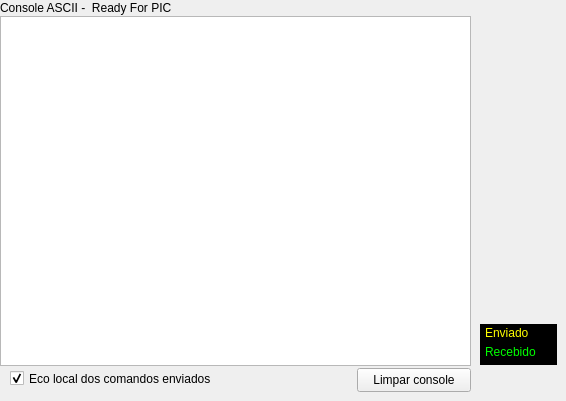
    <widget class="QWidget" name="tabTerminal">
     <attribute name="title">
      <string>Terminal</string>
     </attribute>
     <widget class="QCheckBox" name="chkEcoLocal">
      <property name="geometry">
       <rect>
        <x>10</x>
        <y>370</y>
        <width>255</width>
        <height>17</height>
       </rect>
      </property>
      <property name="text">
       <string>Eco local dos comandos enviados</string>
      </property>
      <property name="checked">
       <bool>true</bool>
      </property>
     </widget>
     <widget class="QPushButton" name="btLimparConsole">
      <property name="geometry">
       <rect>
        <x>357</x>
        <y>368</y>
        <width>114</width>
        <height>24</height>
       </rect>
      </property>
      <property name="text">
       <string>Limpar console</string>
      </property>
     </widget>
     <widget class="QLabel" name="label_4">
      <property name="geometry">
       <rect>
        <x>0</x>
        <y>0</y>
        <width>207</width>
        <height>16</height>
       </rect>
      </property>
      <property name="text">
       <string>Console ASCII -  Ready For PIC</string>
      </property>
     </widget>
     <widget class="QListView" name="listView_2">
      <property name="geometry">
       <rect>
        <x>0</x>
        <y>16</y>
        <width>471</width>
        <height>350</height>
       </rect>
      </property>
     </widget>
     <widget class="QFrame" name="frame">
      <property name="geometry">
       <rect>
        <x>480</x>
        <y>324</y>
        <width>77</width>
        <height>41</height>
       </rect>
      </property>
      <property name="styleSheet">
       <string notr="true">background-color: rgb(0, 0, 0);</string>
      </property>
      <widget class="QLabel" name="label_7">
       <property name="geometry">
        <rect>
         <x>5</x>
         <y>20</y>
         <width>70</width>
         <height>16</height>
        </rect>
       </property>
       <property name="palette">
        <palette>
         <active>
          <colorrole role="WindowText">
           <brush brushstyle="SolidPattern">
            <color alpha="255">
             <red>0</red>
             <green>255</green>
             <blue>0</blue>
            </color>
           </brush>
          </colorrole>
          <colorrole role="Button">
           <brush brushstyle="SolidPattern">
            <color alpha="255">
             <red>0</red>
             <green>0</green>
             <blue>0</blue>
            </color>
           </brush>
          </colorrole>
          <colorrole role="Base">
           <brush brushstyle="SolidPattern">
            <color alpha="255">
             <red>0</red>
             <green>0</green>
             <blue>0</blue>
            </color>
           </brush>
          </colorrole>
          <colorrole role="Window">
           <brush brushstyle="SolidPattern">
            <color alpha="255">
             <red>0</red>
             <green>0</green>
             <blue>0</blue>
            </color>
           </brush>
          </colorrole>
         </active>
         <inactive>
          <colorrole role="WindowText">
           <brush brushstyle="SolidPattern">
            <color alpha="255">
             <red>0</red>
             <green>255</green>
             <blue>0</blue>
            </color>
           </brush>
          </colorrole>
          <colorrole role="Button">
           <brush brushstyle="SolidPattern">
            <color alpha="255">
             <red>0</red>
             <green>0</green>
             <blue>0</blue>
            </color>
           </brush>
          </colorrole>
          <colorrole role="Base">
           <brush brushstyle="SolidPattern">
            <color alpha="255">
             <red>0</red>
             <green>0</green>
             <blue>0</blue>
            </color>
           </brush>
          </colorrole>
          <colorrole role="Window">
           <brush brushstyle="SolidPattern">
            <color alpha="255">
             <red>0</red>
             <green>0</green>
             <blue>0</blue>
            </color>
           </brush>
          </colorrole>
         </inactive>
         <disabled>
          <colorrole role="WindowText">
           <brush brushstyle="SolidPattern">
            <color alpha="127">
             <red>255</red>
             <green>255</green>
             <blue>255</blue>
            </color>
           </brush>
          </colorrole>
          <colorrole role="Button">
           <brush brushstyle="SolidPattern">
            <color alpha="255">
             <red>0</red>
             <green>0</green>
             <blue>0</blue>
            </color>
           </brush>
          </colorrole>
          <colorrole role="Base">
           <brush brushstyle="SolidPattern">
            <color alpha="255">
             <red>0</red>
             <green>0</green>
             <blue>0</blue>
            </color>
           </brush>
          </colorrole>
          <colorrole role="Window">
           <brush brushstyle="SolidPattern">
            <color alpha="255">
             <red>0</red>
             <green>0</green>
             <blue>0</blue>
            </color>
           </brush>
          </colorrole>
         </disabled>
        </palette>
       </property>
       <property name="text">
        <string>Recebido</string>
       </property>
      </widget>
      <widget class="QLabel" name="label_6">
       <property name="geometry">
        <rect>
         <x>5</x>
         <y>1</y>
         <width>64</width>
         <height>16</height>
        </rect>
       </property>
       <property name="palette">
        <palette>
         <active>
          <colorrole role="WindowText">
           <brush brushstyle="SolidPattern">
            <color alpha="255">
             <red>255</red>
             <green>255</green>
             <blue>0</blue>
            </color>
           </brush>
          </colorrole>
          <colorrole role="Button">
           <brush brushstyle="SolidPattern">
            <color alpha="255">
             <red>0</red>
             <green>0</green>
             <blue>0</blue>
            </color>
           </brush>
          </colorrole>
          <colorrole role="Base">
           <brush brushstyle="SolidPattern">
            <color alpha="255">
             <red>0</red>
             <green>0</green>
             <blue>0</blue>
            </color>
           </brush>
          </colorrole>
          <colorrole role="Window">
           <brush brushstyle="SolidPattern">
            <color alpha="255">
             <red>0</red>
             <green>0</green>
             <blue>0</blue>
            </color>
           </brush>
          </colorrole>
         </active>
         <inactive>
          <colorrole role="WindowText">
           <brush brushstyle="SolidPattern">
            <color alpha="255">
             <red>255</red>
             <green>255</green>
             <blue>0</blue>
            </color>
           </brush>
          </colorrole>
          <colorrole role="Button">
           <brush brushstyle="SolidPattern">
            <color alpha="255">
             <red>0</red>
             <green>0</green>
             <blue>0</blue>
            </color>
           </brush>
          </colorrole>
          <colorrole role="Base">
           <brush brushstyle="SolidPattern">
            <color alpha="255">
             <red>0</red>
             <green>0</green>
             <blue>0</blue>
            </color>
           </brush>
          </colorrole>
          <colorrole role="Window">
           <brush brushstyle="SolidPattern">
            <color alpha="255">
             <red>0</red>
             <green>0</green>
             <blue>0</blue>
            </color>
           </brush>
          </colorrole>
         </inactive>
         <disabled>
          <colorrole role="WindowText">
           <brush brushstyle="SolidPattern">
            <color alpha="127">
             <red>255</red>
             <green>255</green>
             <blue>255</blue>
            </color>
           </brush>
          </colorrole>
          <colorrole role="Button">
           <brush brushstyle="SolidPattern">
            <color alpha="255">
             <red>0</red>
             <green>0</green>
             <blue>0</blue>
            </color>
           </brush>
          </colorrole>
          <colorrole role="Base">
           <brush brushstyle="SolidPattern">
            <color alpha="255">
             <red>0</red>
             <green>0</green>
             <blue>0</blue>
            </color>
           </brush>
          </colorrole>
          <colorrole role="Window">
           <brush brushstyle="SolidPattern">
            <color alpha="255">
             <red>0</red>
             <green>0</green>
             <blue>0</blue>
            </color>
           </brush>
          </colorrole>
         </disabled>
        </palette>
       </property>
       <property name="text">
        <string>Enviado</string>
       </property>
      </widget>
     </widget>
    </widget>
